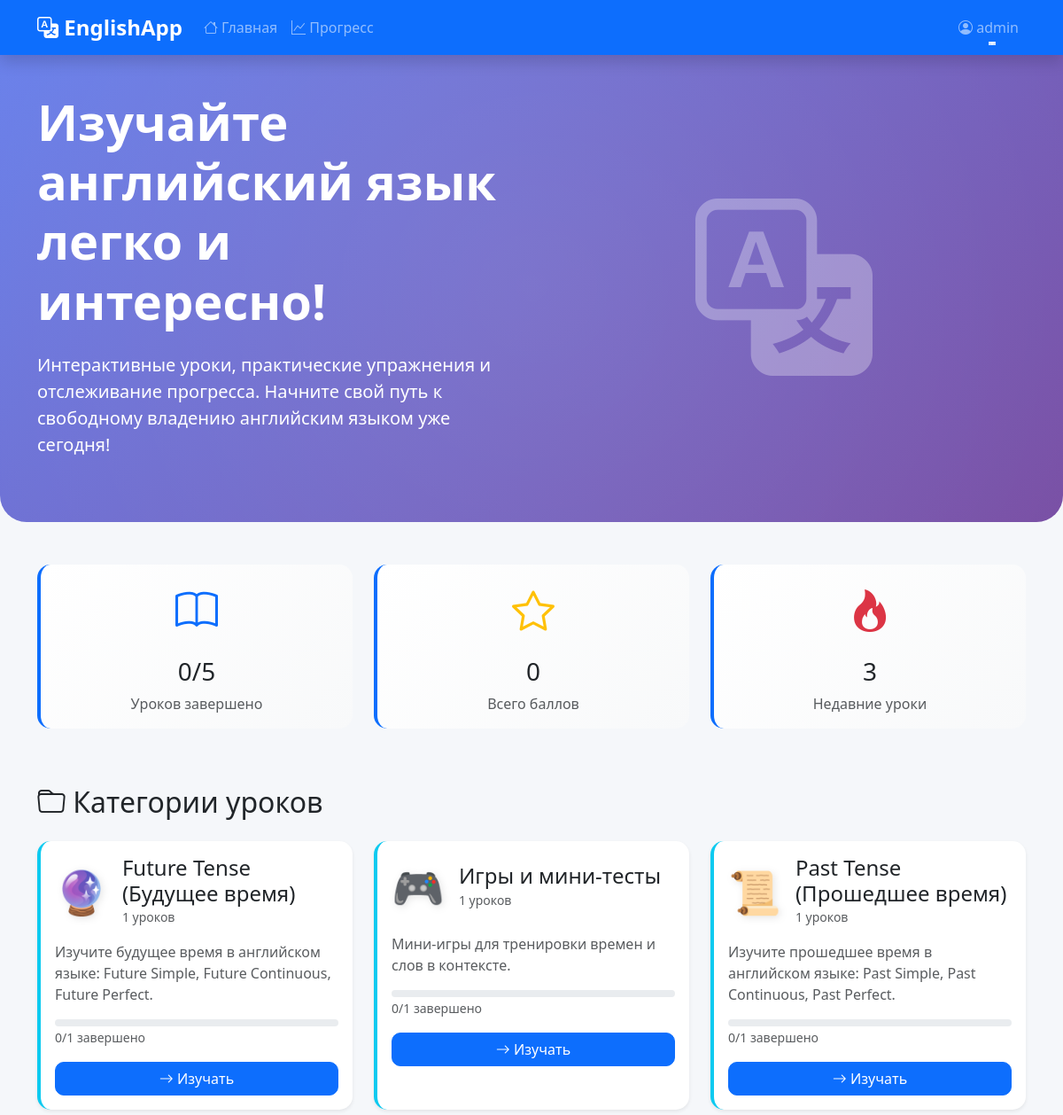
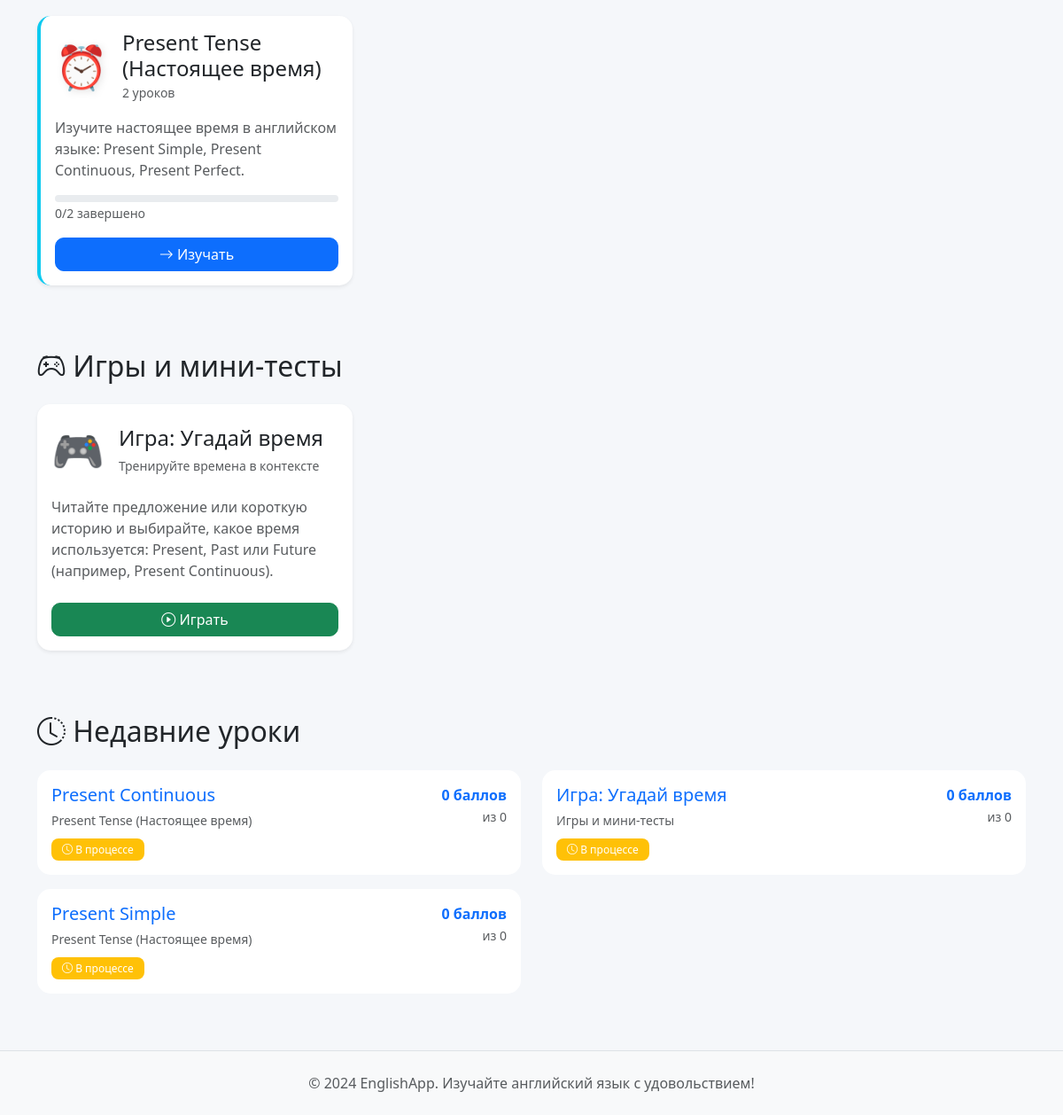
Screenshot of / (signed in) with the database file from the repository (2 pictures, top to bottom).
### lessons/models.py (models this page shows, shortened)
class LessonCategory(models.Model):
    name = models.CharField(max_length=100, verbose_name="Название")
    slug = models.SlugField(unique=True, verbose_name="URL")
    description = models.TextField(verbose_name="Описание")
    order = models.IntegerField(default=0, verbose_name="Порядок")
    icon = models.CharField(max_length=50, default="📚", verbose_name="Иконка")
    class Meta:
        verbose_name = "Категория уроков"
        verbose_name_plural = "Категории уроков"
        ordering = ['order']

class UserProgress(models.Model):
    user = models.ForeignKey(User, on_delete=models.CASCADE, related_name='progress', verbose_name="Пользователь")
    lesson = models.ForeignKey(Lesson, on_delete=models.CASCADE, related_name='user_progress', verbose_name="Урок")
    completed = models.BooleanField(default=False, verbose_name="Завершен")
    score = models.IntegerField(default=0, verbose_name="Баллы")
    total_points = models.IntegerField(default=0, verbose_name="Всего баллов")
    started_at = models.DateTimeField(auto_now_add=True, verbose_name="Начат")
    completed_at = models.DateTimeField(null=True, blank=True, verbose_name="Завершен")
    class Meta:
        verbose_name = "Прогресс пользователя"
        verbose_name_plural = "Прогресс пользователей"
        unique_together = ['user', 'lesson']
        ordering = ['-started_at']

class Lesson(models.Model):
    category = models.ForeignKey(LessonCategory, on_delete=models.CASCADE, related_name='lessons', verbose_name="Категория")
    title = models.CharField(max_length=200, verbose_name="Название")
    slug = models.SlugField(unique=True, verbose_name="URL")
    description = models.TextField(verbose_name="Описание")
    theory = models.TextField(verbose_name="Теоретический материал")
    examples = models.TextField(verbose_name="Примеры", help_text="Примеры использования, разделенные новой строкой")
    order = models.IntegerField(default=0, verbose_name="Порядок")
    is_active = models.BooleanField(default=True, verbose_name="Активен")
    created_at = models.DateTimeField(auto_now_add=True, verbose_name="Создан")
    class Meta:
        verbose_name = "Урок"
        verbose_name_plural = "Уроки"
        ordering = ['category', 'order']

### lessons/views.py (the view, shortened to what this page needs)
# urls.py: path('', views.home, name='home'),
def home(request):
    if request.user.is_authenticated:
        total_lessons = Lesson.objects.filter(is_active=True).count()
        completed_lessons = UserProgress.objects.filter(
            user=request.user,
            completed=True
        ).count()
        total_points = UserProgress.objects.filter(
            user=request.user
        ).aggregate(total=Sum('score'))['total'] or 0
        recent_progress = UserProgress.objects.filter(
            user=request.user
        ).select_related('lesson', 'lesson__category').order_by('-started_at')[:5]
        categories = LessonCategory.objects.annotate(
            lesson_count=Count('lessons', filter=Q(lessons__is_active=True))
        ).prefetch_related('lessons')
        for category in categories:
            category.completed_count = UserProgress.objects.filter(
                user=request.user,
                lesson__category=category,
                completed=True
            ).count()
            category.total_count = category.lesson_count
            if category.total_count > 0:
                category.percentage = int((category.completed_count / category.total_count) * 100)
            else:
                category.percentage = 0
        context = {
            'categories': categories,
            'total_lessons': total_lessons,
            'completed_lessons': completed_lessons,
            'total_points': total_points,
            'recent_progress': recent_progress,
        }
    return render(request, 'lessons/home.html', context)

### templates/lessons/home.html (shortened to what this page needs)
{% extends 'base.html' %}
{% load static %}
{% load lesson_tags %}
{% block content %}
<div class="hero-section bg-gradient-primary text-white py-5 mb-5">
    <div class="container">
        <div class="row align-items-center">
            <div class="col-lg-6">
                <h1 class="display-4 fw-bold mb-4">
                    Изучайте английский язык легко и интересно!
                </h1>
                <p class="lead mb-4">
                    Интерактивные уроки, практические упражнения и отслеживание прогресса.
                    Начните свой путь к свободному владению английским языком уже сегодня!
                </p>
            </div>
            <div class="col-lg-6 text-center">
                <i class="bi bi-translate" style="font-size: 200px; opacity: 0.3;"></i>
            </div>
        </div>
    </div>
</div>
<div class="container">
    {% if user.is_authenticated %}
    <div class="row mb-5">
        <div class="col-md-4 mb-3">
            <div class="card stat-card h-100 animate-slide-up animate-delay-1">
                <div class="card-body text-center">
                    <i class="bi bi-book text-primary animate-float" style="font-size: 3rem;"></i>
                    <h3 class="mt-3">{{ completed_lessons }}/{{ total_lessons }}</h3>
                    <p class="text-muted mb-0">Уроков завершено</p>
                </div>
            </div>
        </div>
        <div class="col-md-4 mb-3">
            <div class="card stat-card h-100 animate-slide-up animate-delay-2">
                <div class="card-body text-center">
                    <i class="bi bi-star text-warning animate-float" style="font-size: 3rem; animation-delay: 0.5s;"></i>
                    <h3 class="mt-3">{{ total_points }}</h3>
                    <p class="text-muted mb-0">Всего баллов</p>
                </div>
            </div>
        </div>
        <div class="col-md-4 mb-3">
            <div class="card stat-card h-100 animate-slide-up animate-delay-3">
                <div class="card-body text-center">
                    <i class="bi bi-fire text-danger animate-float" style="font-size: 3rem; animation-delay: 1s;"></i>
                    <h3 class="mt-3">{{ recent_progress|length }}</h3>
                    <p class="text-muted mb-0">Недавние уроки</p>
                </div>
            </div>
        </div>
    </div>
    {% endif %}
    <h2 class="mb-4">
        <i class="bi bi-folder"></i> Категории уроков
    </h2>
    <div class="row mb-5">
        {% for category in categories %}
        <div class="col-md-4 mb-4">
            <div class="card category-card h-100 shadow-sm animate-lift-on-hover">
                <div class="card-body">
                    <div class="d-flex align-items-center mb-3">
                        <span class="category-icon me-3 animate-float" style="font-size: 3rem;">{{ category.icon }}</span>
                        <div>
                            <h4 class="card-title mb-0">{{ category.name }}</h4>
                            <small class="text-muted">{{ category.lesson_count }} уроков</small>
                        </div>
                    </div>
                    <p class="card-text text-muted">{{ category.description|truncatewords:15 }}</p>
                    {% if user.is_authenticated %}
                    <div class="mb-3">
                        <div class="progress" style="height: 8px;">
                        </div>
                        <small class="text-muted">
                            {{ category.completed_count }}/{{ category.total_count }} завершено
                        </small>
                    </div>
                    {% endif %}
                    <a href="{% url 'category_detail' category.slug %}" class="btn btn-primary w-100 animate-scale-on-hover">
                        <i class="bi bi-arrow-right"></i> Изучать
                    </a>
                </div>
            </div>
        </div>
        {% empty %}
        <div class="col-12">
            <div class="alert alert-info">
                <i class="bi bi-info-circle"></i> Категории уроков пока не добавлены.
            </div>
        </div>
        {% endfor %}
    </div>
    <h2 class="mb-4">
        <i class="bi bi-controller"></i> Игры и мини‑тесты
    </h2>
    <div class="row mb-5">
        <div class="col-md-6 col-lg-4 mb-4">
            <div class="card h-100 shadow-sm animate-lift-on-hover">
                <div class="card-body d-flex flex-column">
                    <div class="d-flex align-items-center mb-3">
                        <span class="me-3" style="font-size: 3rem;">🎮</span>
                        <div>
                            <h4 class="card-title mb-1">Игра: Угадай время</h4>
                            <small class="text-muted">Тренируйте времена в контексте</small>
                        </div>
                    </div>
                    <p class="card-text text-muted flex-grow-1">
                        Читайте предложение или короткую историю и выбирайте, какое время используется:
                        Present, Past или Future (например, Present Continuous).
                    </p>
                    <a href="{% url 'lesson_detail' 'guess-the-tense' %}" class="btn btn-success w-100 mt-2 animate-scale-on-hover">
                        <i class="bi bi-play-circle"></i> Играть
                    </a>
                </div>
            </div>
        </div>
    </div>
    {% if user.is_authenticated and recent_progress %}
    <h2 class="mb-4">
        <i class="bi bi-clock-history"></i> Недавние уроки
    </h2>
    <div class="row mb-5">
        {% for progress in recent_progress %}
        <div class="col-md-6 mb-3">
            <div class="card">
                <div class="card-body">
                    <div class="d-flex justify-content-between align-items-start">
                        <div>
                            <h5 class="card-title mb-1">
                                <a href="{% url 'lesson_detail' progress.lesson.slug %}" class="text-decoration-none">
                                    {{ progress.lesson.title }}
                                </a>
                            </h5>
                            <p class="text-muted mb-2">
                                <small>{{ progress.lesson.category.name }}</small>
                            </p>
                            {% if progress.completed %}
                            <span class="badge bg-success">
                                <i class="bi bi-check-circle"></i> Завершен
                            </span>
                            {% else %}
                            <span class="badge bg-warning">
                                <i class="bi bi-clock"></i> В процессе
                            </span>
                            {% endif %}
                        </div>
                        <div class="text-end">
                            <div class="fw-bold text-primary">{{ progress.score }} баллов</div>
                            <small class="text-muted">из {{ progress.total_points }}</small>
                        </div>
                    </div>
                </div>
            </div>
        </div>
        {% endfor %}
    </div>
    {% endif %}
</div>
{% endblock %}

### templates/base.html (shortened to what this page needs)
{% load static %}
<!DOCTYPE html>
<html lang="ru">
<head>
    <link href="https://cdn.jsdelivr.net/npm/bootstrap@5.3.0/dist/css/bootstrap.min.css" rel="stylesheet">
    <link rel="stylesheet" href="https://cdn.jsdelivr.net/npm/bootstrap-icons@1.11.0/font/bootstrap-icons.css">
    <link rel="stylesheet" href="{% static 'css/style.css' %}">
</head>
<body>
    <nav class="navbar navbar-expand-lg navbar-dark bg-primary fixed-top shadow">
        <div class="container">
            <a class="navbar-brand fw-bold" href="{% url 'home' %}">
                <i class="bi bi-translate"></i> EnglishApp
            </a>
            <div class="collapse navbar-collapse" id="navbarNav">
                <ul class="navbar-nav me-auto">
                    <li class="nav-item">
                        <a class="nav-link" href="{% url 'home' %}">
                            <i class="bi bi-house"></i> Главная
                        </a>
                    </li>
                    {% if user.is_authenticated %}
                    <li class="nav-item">
                        <a class="nav-link" href="{% url 'progress' %}">
                            <i class="bi bi-graph-up"></i> Прогресс
                        </a>
                    </li>
                    {% endif %}
                </ul>
                <ul class="navbar-nav">
                    {% if user.is_authenticated %}
                    <li class="nav-item dropdown">
                        <a class="nav-link dropdown-toggle" href="#" id="navbarDropdown" role="button" data-bs-toggle="dropdown">
                            <i class="bi bi-person-circle"></i> {{ user.username }}
                        </a>
                    </li>
                    {% endif %}
                </ul>
            </div>
        </div>
    </nav>
    <main class="main-content">
        {% block content %}{% endblock %}
    </main>
    <footer class="bg-light text-center py-4 mt-5">
        <div class="container">
            <p class="text-muted mb-0">
                &copy; 2024 EnglishApp. Изучайте английский язык с удовольствием!
            </p>
        </div>
    </footer>
</body>
</html>

### static/css/style.css (style rules this page uses)
:root { --primary-color: #0d6efd; --secondary-color: #6c757d; --success-color: #198754; --danger-color: #dc3545; --warning-color: #ffc107; --info-color: #0dcaf0; --light-color: #f8f9fa; --dark-color: #212529; }
body { font-family: 'Segoe UI', Tahoma, Geneva, Verdana, sans-serif; padding-top: 76px; background-color: #f5f7fa; }
.main-content { min-height: calc(100vh - 200px); }
.navbar { box-shadow: 0 2px 4px rgba(0,0,0,.1); }
.navbar-brand { font-size: 1.5rem; }
.hero-section { background: linear-gradient(135deg, #667eea 0%, #764ba2 100%); border-radius: 0 0 30px 30px; margin-top: -20px; }
.card { border: none; border-radius: 15px; transition: transform 0.3s ease, box-shadow 0.3s ease; }
.stat-card { background: linear-gradient(135deg, #fff 0%, #f8f9fa 100%); border-left: 4px solid var(--primary-color); }
.category-card { border-left: 4px solid var(--info-color); }
.progress { border-radius: 10px; overflow: hidden; }
.btn { border-radius: 10px; font-weight: 500; transition: all 0.3s ease; }
.badge { padding: 6px 12px; border-radius: 8px; font-weight: 500; }
footer { margin-top: auto; border-top: 1px solid #dee2e6; }
.card { animation: fadeIn 0.5s ease; }
.animate-slide-up { animation: slideUp 0.6s ease-out; }
.animate-float { animation: float 3s ease-in-out infinite; }
.animate-scale-on-hover { transition: transform 0.3s ease; }
.animate-lift-on-hover { transition: all 0.3s ease; }
.navbar-nav .nav-link { position: relative; transition: all 0.3s ease; }
.navbar-nav .nav-link::after { content: ''; position: absolute; bottom: 0; left: 50%; width: 0; height: 2px; background: rgba(255, 255, 255, 0.8); transition: all 0.3s ease; transform: translateX(-50%); }
.category-card { position: relative; overflow: hidden; }
.category-card::before { content: ''; position: absolute; top: -50%; left: -50%; width: 200%; height: 200%; background: linear-gradient(45deg, transparent, rgba(255,255,255,0.1), transparent); transform: rotate(45deg); transition: all 0.5s ease; opacity: 0; }
.btn { position: relative; overflow: hidden; }
.btn::before { content: ''; position: absolute; top: 50%; left: 50%; width: 0; height: 0; border-radius: 50%; background: rgba(255, 255, 255, 0.3); transform: translate(-50%, -50%); transition: width 0.6s, height 0.6s; }
.bi { transition: transform 0.3s ease; }
.badge { transition: all 0.3s ease; }
.hero-section { position: relative; overflow: hidden; }
.hero-section::before { content: ''; position: absolute; top: -50%; right: -50%; width: 200%; height: 200%; background: radial-gradient(circle, rgba(255,255,255,0.1) 0%, transparent 70%); animation: rotate 20s linear infinite; }
.animate-delay-1 { animation-delay: 0.1s; }
.animate-delay-2 { animation-delay: 0.2s; }
.animate-delay-3 { animation-delay: 0.3s; }
.category-icon { filter: drop-shadow(2px 2px 4px rgba(0,0,0,0.1)); }
.bg-gradient-primary { background: linear-gradient(135deg, #667eea 0%, #764ba2 100%); }

### rows the page displays
LessonCategory: icon "🔮", name "Future Tense (Будущее время)", lesson_count "1", description "Изучите будущее время в английском языке: Future Simple, Future Continuous, Future Perfect.", completed_count "0", total_count "1"
LessonCategory: icon "🎮", name "Игры и мини‑тесты", lesson_count "1", description "Мини‑игры для тренировки времен и слов в контексте.", completed_count "0", total_count "1"
LessonCategory: icon "📜", name "Past Tense (Прошедшее время)", lesson_count "1", description "Изучите прошедшее время в английском языке: Past Simple, Past Continuous, Past Perfect.", completed_count "0", total_count "1"
LessonCategory: icon "⏰", name "Present Tense (Настоящее время)", lesson_count "2", description "Изучите настоящее время в английском языке: Present Simple, Present Continuous, Present Perfect.", completed_count "0", total_count "2"
UserProgress: lesson "Present Continuous", lesson.category.name "Present Tense (Настоящее время)", completed False (drawn), score "0", total_points "0"
UserProgress: lesson "Игра: Угадай время", lesson.category.name "Игры и мини‑тесты", completed False (drawn), score "0", total_points "0"
UserProgress: lesson "Present Simple", lesson.category.name "Present Tense (Настоящее время)", completed False (drawn), score "0", total_points "0"

### other values shown
{{ user.username }} "admin"
{{ completed_lessons }} "0"
{{ total_lessons }} "5"
{{ total_points }} "0"
{{ recent_progress|length }} "3"
